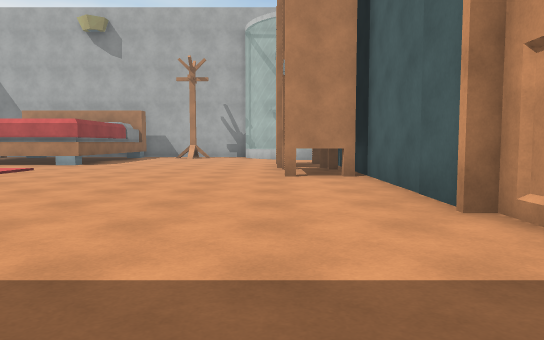
View 1 (above)

14 first-person views from a walk through a scene from a Unity 3-D project. The camera is 1.2 m above the floor, tilts 4° down and sees 70° across. The floor is counted in squares, 2 m on a side. Each view is taken from the middle of a square. On the plan, view 1 faces up. The plan holds only what a view shows up to about 11 squares ahead; the rest is blank. The place goes on beyond the plan. The player character is not drawn. Some animated figures are left out. Door leaves are left out, so doorways stand open. Surface patterns are stand-ins for the level's own textures.

View 2
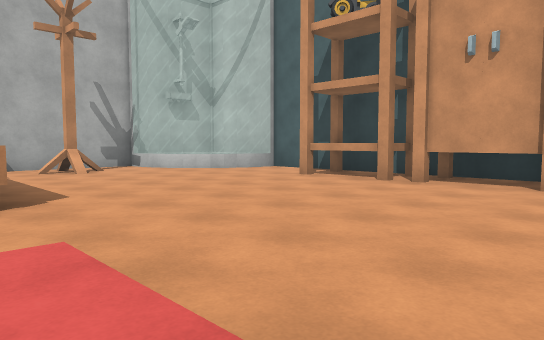

View 3
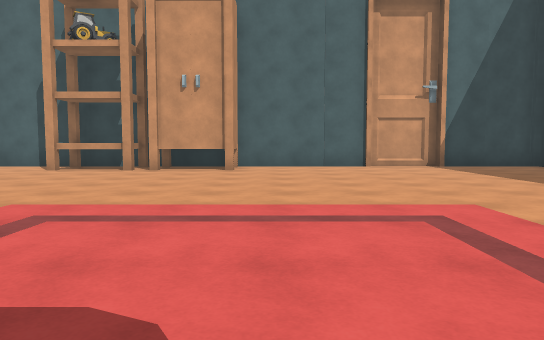

View 4
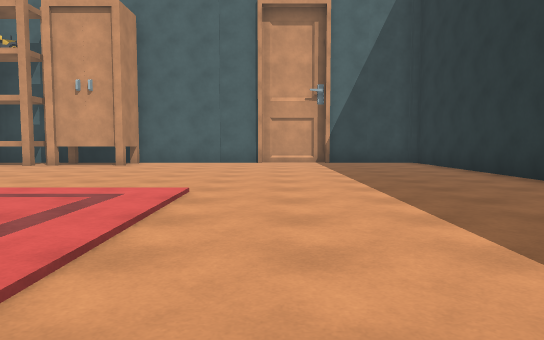

View 5
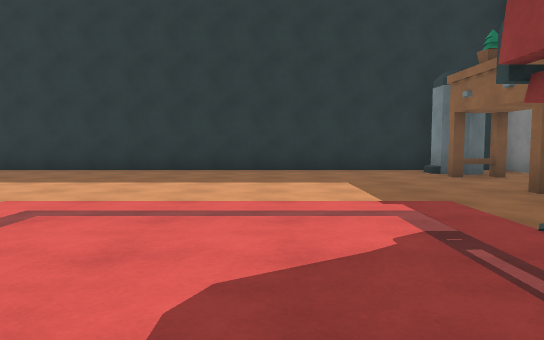

View 6
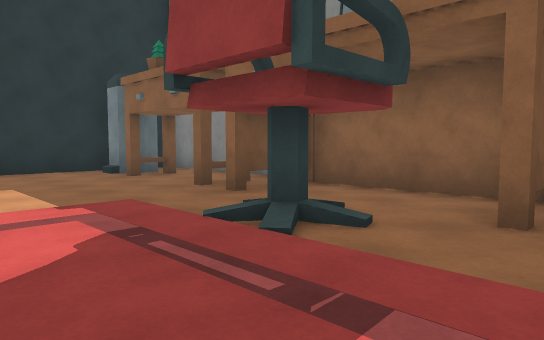

View 7
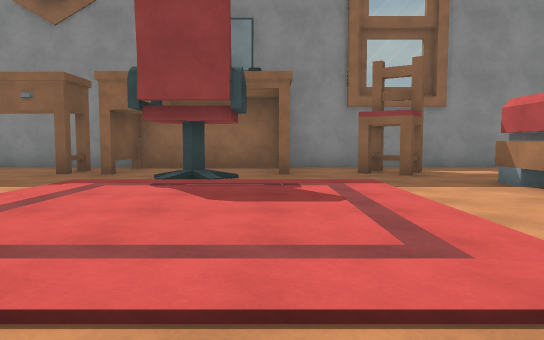

View 8
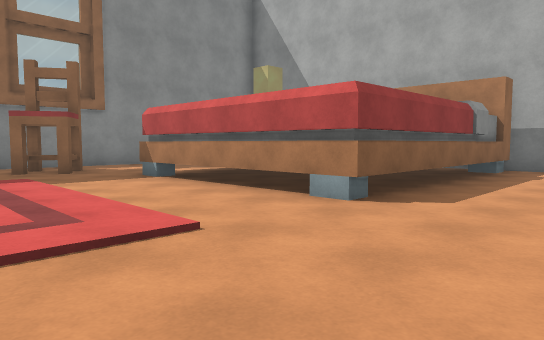

View 9
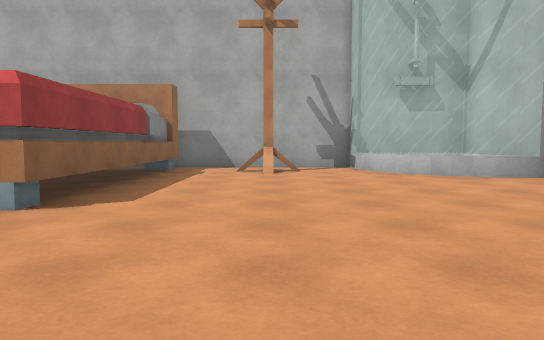

View 10
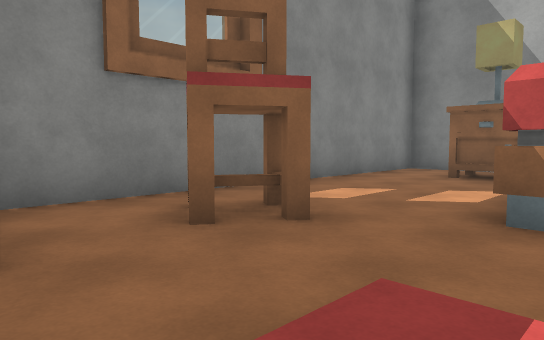

View 11
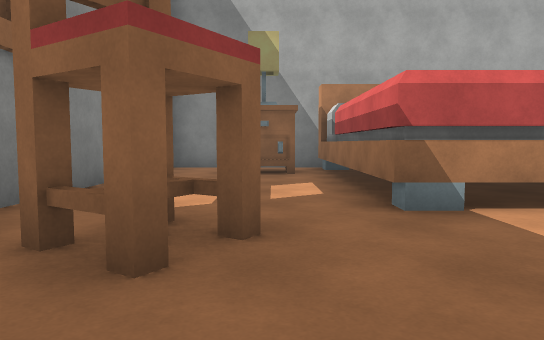

View 12
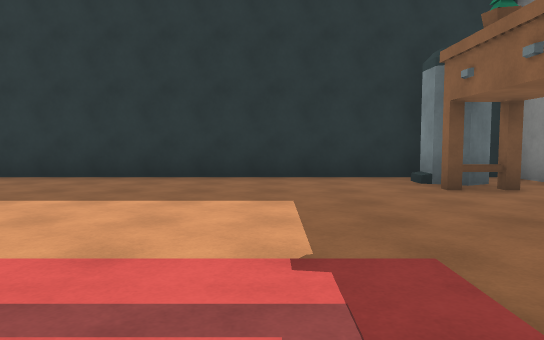

View 13
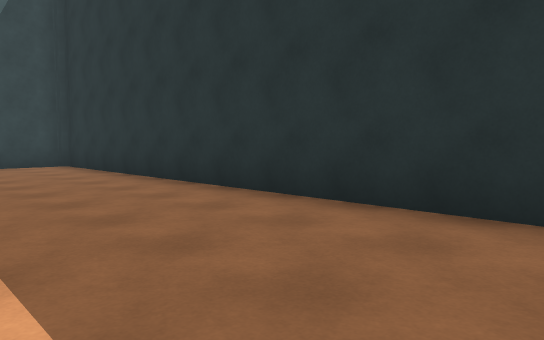

View 14
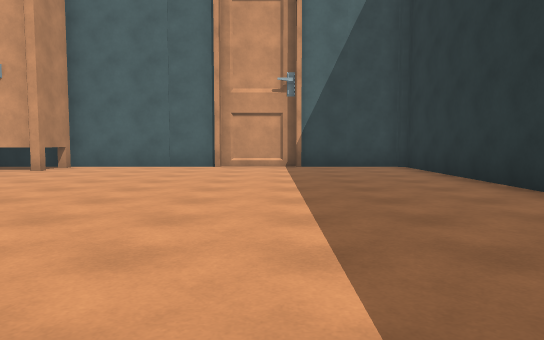

### Floor plan
Points are (right, up) in squares from view 1. A wall is a line through its corners. A room is listed if a view was taken in it or the views show most of it. See-through windows are left out.
Room 1 (views 1, 2, 3, 4, 5, 6, 7, 8, 9, 10, 11, 12, 13, 14)
walls: (1.5, 6.9) (0.3, 6.9) (0.3, 9); (-9.5, -1.3) (1.8, -1.3) (1.8, 1.5); (-13.5, 2.9) (-13.5, -1.3) (-11.4, -1.3); (1.8, 3.2) (1.8, 14.6); (-5.2, 14.4) (-5.2, 10.4) (-9.9, 10.4) (-9.9, 16); (1.9, 1.4) (1.9, 3.4); (-5.2, 16.1) (-5.2, 15.4); (1.7, 13.6) (1.1, 13.7); (-1.1, 15.9) (-1.1, 16.5); (0.1, 16.5) (-5.5, 16.5); (-12.2, 16.5) (-13.5, 16.5) (-13.5, 7.4)
low walls: (0, 14.1) (-0.3, 14.4); (0.3, 13.9) (-0.1, 14.2) (-0.6, 14.7); (-0.5, 14.6) (-0.8, 15); (0.6, 13.8) (-0.1, 14.2); (-0.7, 14.9) (-0.9, 15.4); (1, 13.7) (0.5, 13.9); (1.3, 13.6) (0.8, 13.7)
ways out: gap at (-12, -1)
objects: other object (-13, 4) to (-12, 7); other object (-12, 0); other object (-12, 3); other object (-12, 9) to (-11, 9); other object (-11, 6) to (-10, 6); other object (-11, 15); rack (-3, 15); bookshelf (0, 10) to (1, 11)

Positions as (right, up) in squares from view 1, and headings:
1: (0, 0), facing up
2: (-6, 6), facing up-right
3: (-9, 6), facing right
4: (-10, 3), facing right
5: (-8, 8), facing down
6: (-8, 8), facing down-left
7: (-4, 7), facing left
8: (-3, 7), facing up-left
9: (-3, 7), facing up
10: (-9, 7), facing up-left
11: (-11, 7), facing up
12: (-9, 6), facing down
13: (-9, 2), facing down-right
14: (-8, 2), facing right
